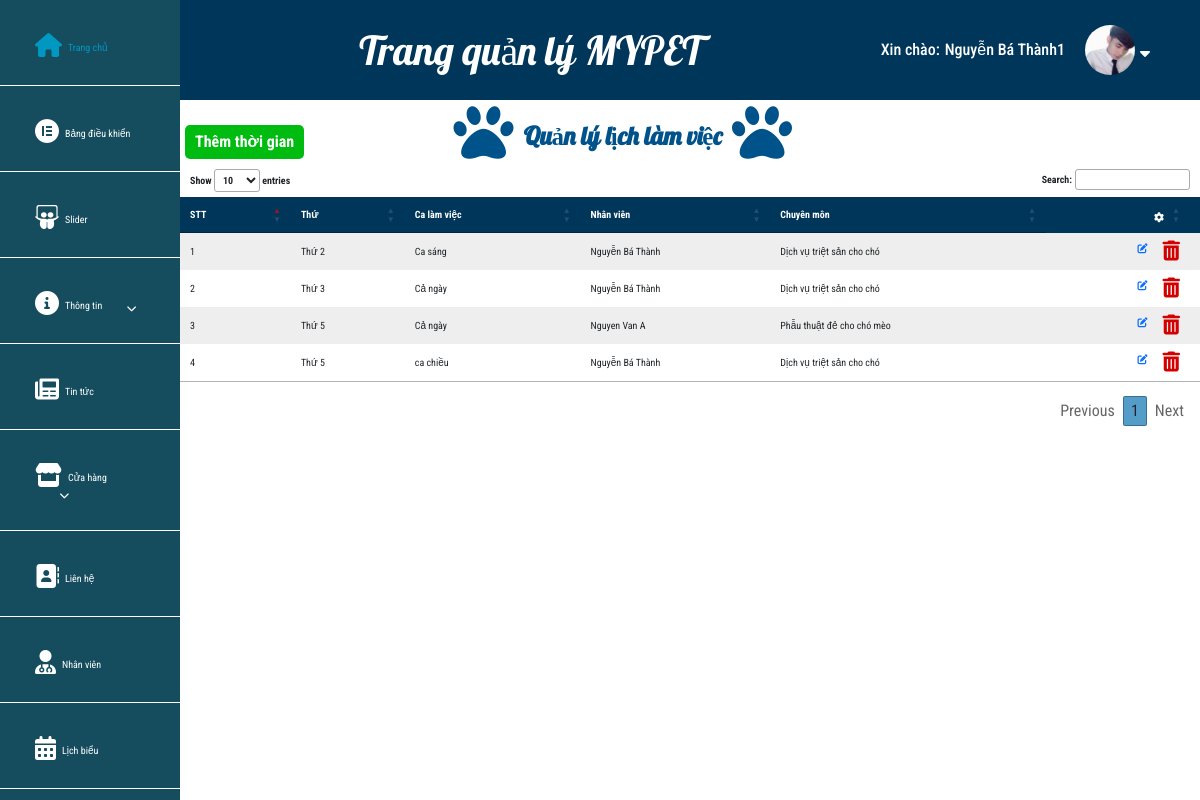
/admin/calendar.php (signed in), run on the app's committed database.
### tables this page shows
CREATE TABLE `user` (
  `id` int(11) NOT NULL,
  `name` varchar(255) NOT NULL,
  `username` varchar(255) NOT NULL,
  `password` varchar(255) NOT NULL,
  `email` longtext NOT NULL,
  `phone` varchar(10) NOT NULL,
  `address` varchar(255) NOT NULL,
  `image` varchar(255) NOT NULL,
  `status` int(10) NOT NULL
);

CREATE TABLE `calendar` (
  `id_cal` int(11) NOT NULL,
  `day` varchar(255) NOT NULL,
  `id_employee_t` int(11) NOT NULL,
  `shifts` varchar(255) NOT NULL
);

CREATE TABLE `employee` (
  `id_employee` int(11) NOT NULL,
  `name` varchar(255) NOT NULL,
  `address` varchar(255) NOT NULL,
  `phone` varchar(30) NOT NULL,
  `id_sevice` int(11) NOT NULL,
  `slug` varchar(255) NOT NULL
);

CREATE TABLE `sevice` (
  `id` int(11) NOT NULL,
  `title` varchar(255) NOT NULL,
  `image` varchar(255) NOT NULL,
  `content` longtext NOT NULL,
  `price` decimal(8,3) NOT NULL,
  `status_sevice` int(11) NOT NULL,
  `slug` varchar(255) NOT NULL
);

### admin/calendar.php (the view, shortened to what this page needs)
<?php
include '../include/config.php';
$sqlSl = "SELECT * FROM calendar a join employee b on a.id_employee_t = b.id_employee join sevice c on c.id = b.id_sevice";
$query = $conn->prepare($sqlSl);
$query->execute();
$result = $query->fetchAll(PDO::FETCH_OBJ);
?>
<!DOCTYPE html>
<html lang="en">
<head>
    <link rel="stylesheet" href="../lib/fontawesome/css/all.min.css">
    <?php
    include "../include/link-css.php";
    ?>
    <link rel="stylesheet" href="./css-admin/jquery.dataTables.min.css">
    <link rel="stylesheet" href="./css-admin/style.css">
</head>
<body>
    <?php
    include("menu.php");
    ?>
    <div class="main-infor">
        <div class="main-infor-in">
            <div class="main-infor-chil">
                <div class="infor-container main-infor-chil-in">
                    <div class="title-show-top-1">
                        <div class="add-infor add-slider1">
                            <input class="btn-add-infor" type="submit" name="btn-add-infor" value="Thêm thời gian">
                        </div>
                        <div class="title-show-top title-show-top2"><i class="fas fa-paw"></i>
                            <h1>Quản lý lịch làm việc</h1><i class="fas fa-paw"></i>
                        </div>
                    </div>
                    <div class="form-infor">
                        <form action="" method="POST">
                            <table id="my-table" cellpadding="2" cellspacing="2">
                                <thead>
                                    <tr>
                                        <th>
                                            STT
                                        </th>
                                        <th>
                                            Thứ
                                        </th>
                                        <th>
                                            Ca làm việc
                                        </th>
                                        <th>
                                            Nhân viên
                                        </th>
                                        <th>
                                            Chuyên môn
                                        </th>
                                        <th class="button-edit-delete">
                                            <i class="fas fa-cog"></i>
                                        </th>
                                    </tr>
                                </thead>
                                <tbody>
                                    <?php foreach ($result as $key => $value) { ?>
                                        <tr>
                                            <td>
                                                <?php echo $key + 1 ?>
                                            </td>
                                            <td>
                                                <?php echo $value->day ?>
                                            </td>
                                            <td>
                                                <?php echo $value->shifts ?>
                                            </td>
                                            <td>
                                                <?php echo $value->name ?>
                                            </td>
                                            <td>
                                                <?php echo $value->title ?>
                                            </td>
                                            <td>
                                                <div class="button-edit-delete">
                                                    <div class="btn-edit-pre">
                                                        <a class="btn-edit" href="./calendar.php?id_cal=<?php echo $value->id_cal ?>"><i class="fas fa-edit"></i></a>
                                                    </div>
                                                    <div class="btn-delete-pre">
                                                        <a class="btn-delete" href="./calendar.php?delete=<?php echo $value->id_cal ?>" onclick="return confirm('Bạn chắc chắn muốn xóa?');"><i class="fas fa-trash-alt"></i></a>
                                                    </div>
                                                </div>
                                            </td>
                                        </tr>
                                    <?php } ?>
                                </tbody>
                            </table>
                        </form>
                    </div>
                </div>
            </div>
        </div>
    </div>
</body>
</html>

### admin/menu.php (shortened to what this page needs)
<?php
include '../include/config.php';
if (isset($_SESSION['logins']['id'])) {
    $change = $_SESSION['logins']['id'];
    $sql_setting = "SELECT * FROM user  WHERE id = $change";
    $query_setting = $conn->prepare($sql_setting);
    $query_setting->execute();
    $result_setting = $query_setting->fetch(PDO::FETCH_OBJ);
}
?>
<!DOCTYPE html>
<html lang="en">
<head>
    <link rel="stylesheet" href="../lib/fontawesome/css/all.min.css">
    <link rel="stylesheet" href="./css-admin/jquery.dataTables.min.css">
    <link rel="stylesheet" href="./css-admin/style.css">
</head>
<body>
    <div class="main-menu">
        <div class="main-menu-all">
            <div class="menu-top-left">
                <h1>Trang quản lý MYPET</h1>
            </div>
            <div class="menu-right">
                <h5 class="name-user">
                    Xin chào: <span><?php echo $_SESSION['logins']['name'] ?></span>
                </h5>
                <a class="img-user" href="#">
                    <img src=".<?php echo $result_setting->image ?>" alt="image">
                </a>
                <div class="drop-down-user">
                    <i class="down-click fas fa-sort-down"></i>
                </div>
            </div>
        </div>
        <div class="menu-left">
            <div id='navigator'>
                <div class="section1">
                    <ul>
                        <li><a href="../index.php"><i class="material-icons fas fa-home"></i><span>Trang chủ</span></a>
                        </li>
                        <li><a href="./control.php"><i class="material-icons fab fa-elementor"></i><span>Bảng điều
                                    khiển</span></a>
                        </li>
                        <li><a href="./slider.php"><i
                                    class="material-icons fab fa-slideshare"></i><span>Slider</span></a>
                        </li>
                        <li class="menu-li-par"><a href="#"><i class="material-icons fas fa-info-circle"></i><span>Thông
                                    tin</span><i class="down-shop-i fas fa-chevron-down"></i></a>
                        </li>
                        <li><a href="./news.php"><i class="material-icons fas fa-newspaper"></i><span>Tin tức</span></a>
                        </li>
                        <li class="menu-li-par1"><a href="#"><i class="material-icons fas fa-store"></i><span>Cửa
                                    hàng</span><i class="down-shop-i1 fas fa-chevron-down"></i></a>
                        </li>
                        <li><a href="./contact.php"><i class="material-icons fas fa-address-book"></i><span>Liên
                                    hệ</span></a>
                        <li><a href="./employee.php"><i class="material-icons fas fa-user-md"></i><span>Nhân
                                    viên</span></a>
                        </li>
                        <li><a href="./calendar.php"><i class="material-icons fas fa-calendar-alt"></i><span>Lịch
                                    biểu</span></a>
                        </li>
                        <li><a href="./booking.php"><i class="material-icons fas fa-book"></i><span>Lịch đặt</span></a>
                        </li>
                    </ul>
                </div>
            </div>
        </div>
    </div>
</body>
</html>

### css/style.css (style rules this page uses)
* { padding: 0; margin: 0; box-sizing: border-box; font-family: "Roboto Condensed", sans-serif; }
a, a:hover { text-decoration: none; transition: all 0.3s ease-in-out 0s; -moz-transition: all 0.3s ease-in-out 0s; -o-transition: all 0.3s ease-in-out 0s; -webkit-transition: all 0.3s ease-in-out 0s; -ms-transition: all 0.3s ease-in-out 0s; }

### admin/css-admin/style.css (style rules this page uses)
* { padding: 0; margin: 0; box-sizing: border-box; font-family: "Roboto Condensed", sans-serif; }
a, a:hover { text-decoration: none; transition: all 0.3s ease-in-out 0s; -moz-transition: all 0.3s ease-in-out 0s; -o-transition: all 0.3s ease-in-out 0s; -webkit-transition: all 0.3s ease-in-out 0s; -ms-transition: all 0.3s ease-in-out 0s; }
h1, h2, h3, h4, h5, h6, a, p, ul, li { margin: 0; padding: 0; list-style: none; }
.down-shop-i { margin-left: 25px; }
.down-shop-i1 { margin-left: 25px; }
.main-infor { width: 85%; float: right; }
#navigator { width: 15%; height: 100%; background: #154d5e; position: fixed; float: left; overflow-y: auto; top: 0; }
#navigator a { text-decoration: none; }
.section1 { border-bottom: 1px solid #cacaca; }
.section1 ul { list-style-type: none; margin: 0; padding: 0; }
.section1 ul li a { display: block; padding: 30px 35px 30px 35px; text-align: left; border-bottom: 1px solid rgb(255, 255, 255); }
.section1 ul li i { position: relative; top: 3px; margin-right: 6px; color: #ffffff; }
.section1 ul li a span { color: #ffffff; }
.main-menu-all { height: 100px; float: right; width: 85%; background: #00365a; display: flex; justify-content: space-between; }
.menu-top-left h1 { text-align: center; color: #ffffff; line-height: 100px; font-size: 40px; font-weight: 400; font-family: "Lobster", cursive; }
.menu-top-left { margin: 0 auto; }
.menu-right { display: flex; margin-right: 50px; }
.menu-right .name-user { color: #ffffff; display: flex; font-size: 16px; line-height: 100px; }
.menu-right .name-user span { margin-left: 5px; }
.menu-right .name-user span { color: #ffffff; font-size: 16px; }
.menu-right .img-user { width: 50px; height: 50px; border-radius: 50%; margin-left: 20px; margin-right: 5px; margin-top: 25px; }
.menu-right .img-user img { width: 100%; height: 100%; border-radius: 50%; }
.menu-right .drop-down-user i { color: #ffffff; font-size: 16px; cursor: pointer; line-height: 100px; }
.drop-down-user { position: relative; }
.add-slider input, .add-infor input { padding: 5px 10px; border-radius: 5px; border: 0; background: #00bb10; margin: 10px 0; color: #ffffff; font-size: 16px; font-weight: bold; margin-left: 5px; }
table.dataTable tbody tr { background-color: unset; border: unset !important; }
table { border-collapse: collapse; }
table.dataTable tbody tr:nth-child(odd) { background-color: #eee; }
table.dataTable tbody tr:nth-child(even) { background-color: white; }
table.dataTable thead tr { background: #00365a; }
table.dataTable thead tr th { color: #ffffff; }
.sorting_asc::before { color: #ff0000; }
.button-edit-delete { margin-right: 10px; display: flex; justify-content: end; }
.btn-delete-pre { margin-left: 15px; }
.btn-delete-pre a i { font-size: 20px; color: #007bc3; }
.btn-delete-pre a i { font-size: 20px; color: #d30000; }
.button-edit-delete.sorting { padding-top: 15px; border-bottom: 0; }
table.dataTable tbody tr:last-child { border: 0; }
.main-infor-in { background: rgb(0, 0, 0, 0.05); }
.main-infor .main-infor-chil-in { background: #ffffff; }
.title-show-top { font-size: 20px; color: #00538a; display: flex; justify-content: center; padding: 3px 0; background: #ffffff; }
.title-show-top h1 { font-size: 25px; margin-top: 18px; padding: 0 10px; font-weight: bold; font-family: "Lobster", cursive; }
.title-show-top i { font-size: 60px; }
.title-show-top-1 { width: 60%; display: flex; justify-content: space-between; }
.add-slider1 { padding-top: 15px; }

### data on the page
user: image (picture)
calendar: day "Thứ 2", shifts "Ca sáng", id_employee_t.name "Nguyễn Bá Thành", sevice.title "Dịch vụ triệt sản cho chó"
calendar: day "Thứ 3", shifts "Cả ngày", id_employee_t.name "Nguyễn Bá Thành", sevice.title "Dịch vụ triệt sản cho chó"
calendar: day "Thứ 5", shifts "Cả ngày", id_employee_t.name "Nguyen Van A", sevice.title "Phẫu thuật đẻ cho chó mèo"
calendar: day "Thứ 5", shifts "ca chiều", id_employee_t.name "Nguyễn Bá Thành", sevice.title "Dịch vụ triệt sản cho chó"

### other printed values
$_SESSION['logins']['name'] "Nguyễn Bá Thành1"
